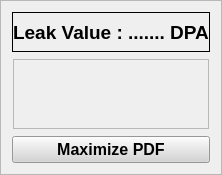
        <widget class="QFrame" name="table_pdf_video_frm">
         <property name="frameShape">
          <enum>QFrame::StyledPanel</enum>
         </property>
         <property name="frameShadow">
          <enum>QFrame::Raised</enum>
         </property>
         <layout class="QVBoxLayout" name="verticalLayout_8">
          <item>
           <widget class="QLabel" name="Leakvalue">
            <property name="minimumSize">
             <size>
              <width>0</width>
              <height>40</height>
             </size>
            </property>
            <property name="maximumSize">
             <size>
              <width>16777215</width>
              <height>40</height>
             </size>
            </property>
            <property name="font">
             <font>
              <pointsize>14</pointsize>
              <weight>75</weight>
              <bold>true</bold>
             </font>
            </property>
            <property name="frameShape">
             <enum>QFrame::Box</enum>
            </property>
            <property name="text">
             <string>Leak Value : ....... DPA</string>
            </property>
            <property name="alignment">
             <set>Qt::AlignCenter</set>
            </property>
           </widget>
          </item>
          <item>
           <widget class="QWidget" name="only_pdf_widget" native="true">
            <layout class="QVBoxLayout" name="verticalLayout_9">
             <property name="spacing">
              <number>0</number>
             </property>
             <property name="leftMargin">
              <number>0</number>
             </property>
             <property name="topMargin">
              <number>0</number>
             </property>
             <property name="rightMargin">
              <number>0</number>
             </property>
             <property name="bottomMargin">
              <number>0</number>
             </property>
             <item>
              <widget class="QWidget" name="show_pdf_widget" native="true">
               <property name="enabled">
                <bool>true</bool>
               </property>
               <layout class="QVBoxLayout" name="verticalLayout_11">
                <property name="spacing">
                 <number>0</number>
                </property>
                <property name="leftMargin">
                 <number>0</number>
                </property>
                <property name="topMargin">
                 <number>0</number>
                </property>
                <property name="rightMargin">
                 <number>0</number>
                </property>
                <property name="bottomMargin">
                 <number>0</number>
                </property>
                <item>
                 <widget class="QStackedWidget" name="stackedWidget">
                  <property name="currentIndex">
                   <number>0</number>
                  </property>
                  <widget class="QWidget" name="page_3">
                   <layout class="QVBoxLayout" name="verticalLayout_14">
                    <property name="spacing">
                     <number>1</number>
                    </property>
                    <property name="leftMargin">
                     <number>1</number>
                    </property>
                    <property name="topMargin">
                     <number>1</number>
                    </property>
                    <property name="rightMargin">
                     <number>1</number>
                    </property>
                    <property name="bottomMargin">
                     <number>1</number>
                    </property>
                    <item>
                     <widget class="QScrollArea" name="SOP_img_lbl">
                      <property name="widgetResizable">
                       <bool>true</bool>
                      </property>
                      <widget class="QWidget" name="scrollAreaWidgetContents">
                       <property name="geometry">
                        <rect>
                         <x>0</x>
                         <y>0</y>
                         <width>596</width>
                         <height>694</height>
                        </rect>
                       </property>
                      </widget>
                     </widget>
                    </item>
                   </layout>
                  </widget>
                  <widget class="QWidget" name="page_4"/>
                 </widget>
                </item>
               </layout>
              </widget>
             </item>
            </layout>
           </widget>
          </item>
          <item>
           <widget class="QPushButton" name="Maximize_pdf">
            <property name="font">
             <font>
              <pointsize>12</pointsize>
              <weight>75</weight>
              <bold>true</bold>
             </font>
            </property>
            <property name="cursor">
             <cursorShape>PointingHandCursor</cursorShape>
            </property>
            <property name="contextMenuPolicy">
             <enum>Qt::NoContextMenu</enum>
            </property>
            <property name="styleSheet">
             <string notr="true">background-color: rgb(212, 212, 212)</string>
            </property>
            <property name="text">
             <string>Maximize PDF</string>
            </property>
           </widget>
          </item>
         </layout>
        </widget>
